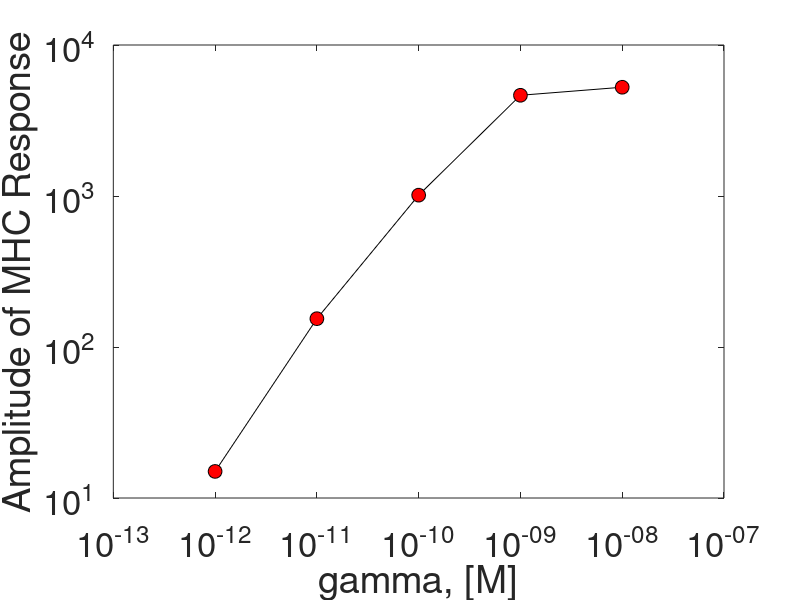
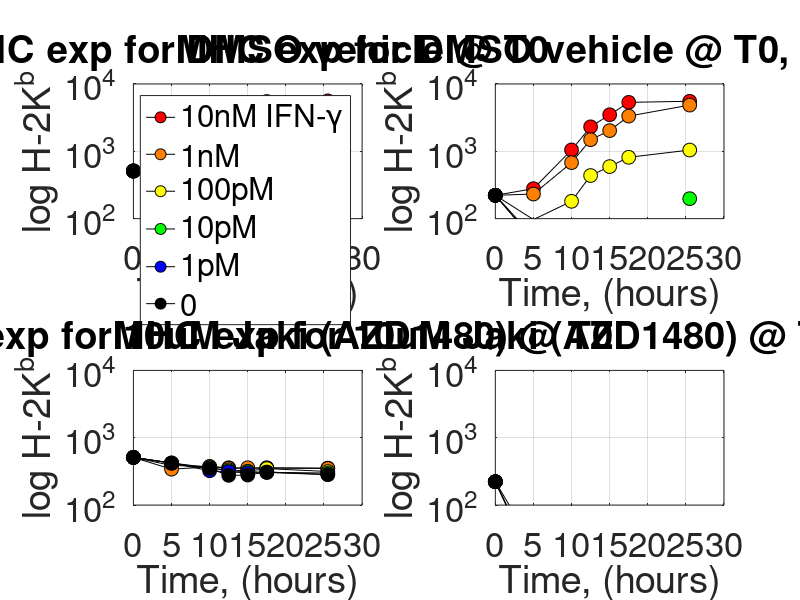
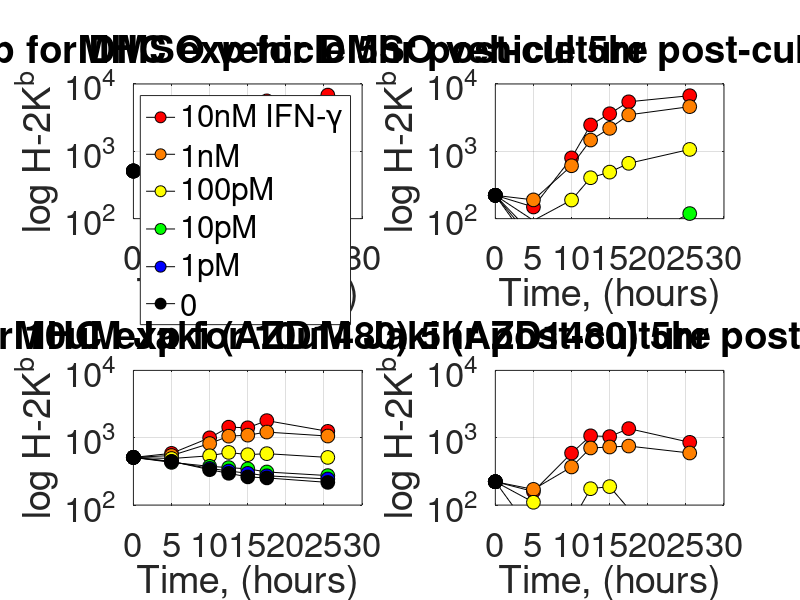
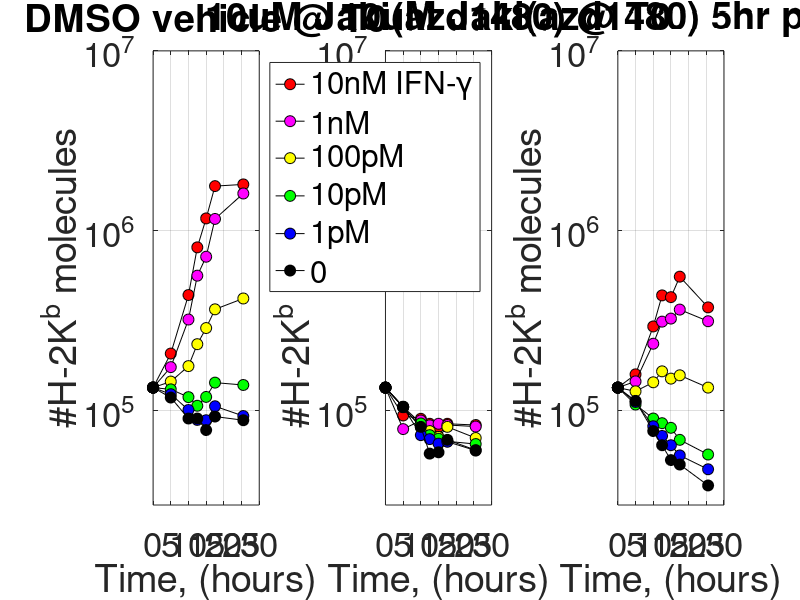

The MATLAB script that drew these images, in order: (Note: a time limit stopped this script after it produced the figures.)
%% B16 IFN-g stimulation 11.17.13

%Group 1: Vehicle (DMSO) added at T0
%Group 2: Vehicle added at 5hr post culture
%Group 3: Jaki (azd1480 - 10uM) added at T0
%Group 4: Jaki added at 5hr post culture

%% MHC up-regulation for different groups

time=[0 5 10 12.5 15 17.5 25.5];

gamma=[10e-9 1e-9 100e-12 10e-12 1e-12 0];

MHC_g1=[510  510  510  510  510  510
        734  633  543  501  477  461
        1441 1080 640  463  408  376
        2568 1818 815  425  371  376
        3674 2289 979  464  370  338
        5503 3651 1217 537  423  383
        5622 5016 1383 524  385  370]; %Group 1
    
MHC_g1_amp=MHC_g1(7,:)-min(MHC_g1(7,:));

figure()
plot(gamma, MHC_g1_amp, '-ko', 'markerfacecolor', 'r', 'markeredgecolor', 'k', 'markersize', 10)
set(gcf, 'color', 'w')
set(gca, 'Fontsize', 25, 'yscale', 'log', 'xscale' ,'log')
xlabel('gamma, [M]')
ylabel('Amplitude of MHC Response')

%Convert the fluorescence for APC into actual # of MHC molecules using the
%linear regression fitted to the APC calibration beads 
y_g1=MHC_g1;    
x_g1=(y_g1-99.6)/.003047;
MHC_g1_mol=x_g1;

Isotype_g1=[288 288 288 288 288 288   
         455 401 446 453 423 412
         392 401 459 417 451 454
         258 330 378 418 429 346 
         182 258 386 422 364 406
         167 316 402 558 574 501
         85  159 339 326 325 358]; %Isotype for Group 1
     
MHC_g3=[510 510 510 510 510 510
        387 341 419 421 420 420
        375 369 346 359 323 348
        358 353 335 323 312 276
        348 358 318 313 300 279
        358 354 348 306 305 310
        354 349 315 299 283 284]; %Group 3

y_g3=MHC_g3;    
x_g3=(y_g3-99.6)/.003047;
MHC_g3_mol=x_g3;
    
Isotype_g3=[288 288 288 288 288 288
            433 433 406 406 395 406
            444 453 439 473 442 421
            379 439 419 389 406 418
            437 421 411 428 432 439
            445 398 535 473 436 496
            437 451 481 415 433 456]; %Isotype for Group 3 
        
MHC_g2=[510  510  510  510 510 510
        611  573  515  452 466 451
        1174 1023 654  441 369 375
        2775 1814 760  407 362 357
        3829 2742 906  429 365 341
        5617 3749 1083 477 407 375
        6846 4821 1363 479 397 367]; %Group 2

y_g2=MHC_g2;    
x_g2=(y_g2-99.6)/.003047;
MHC_g2_mol=x_g2;
    
Isotype_g2=[288 288 288 288 288 288
            462 383 421 406 409 415
            376 413 465 457 414 415
            313 344 355 356 437 382
            214 551 415 400 423 483
            180 268 420 435 495 414
            147 216 296 360 348 413]; %Isotype for Group 2 
        
MHC_g4=[510  510  510 510 510 510
        586  544  491 430 441 446
        997  819  539 376 350 335
        1435 1054 605 360 321 296
        1405 1092 560 345 296 262
        1796 1213 580 310 272 253
        1245 1059 510 274 244 217]; %Group 4
    
y_g4=MHC_g4;    
x_g4=(y_g4-99.6)/.003047;
MHC_g4_mol=x_g4;
    
Isotype_g4=[288 288 288 288 288 288
            427 373 381 393 446 471
            407 451 483 455 435 456
            367 350 430 431 374 395
            365 364 372 359 446 417
            429 461 492 475 474 524
            390 466 442 453 446 412]; %Isotype for Group 4 
    

%Plot the MHC upregulation for group 3 and it's control (group 1) (Jaki or DMSO added @ T0)
figure() 
subplot(2,2,1)
hold on
plot(time, MHC_g1(:,1), '-ko', 'markeredgecolor', 'k', 'markerfacecolor', 'r', 'markersize', 10)
plot(time, MHC_g1(:,2), '-ko', 'markeredgecolor', 'k', 'markerfacecolor', [1 0.5 0], 'markersize', 10)
plot(time, MHC_g1(:,3), '-ko', 'markeredgecolor', 'k', 'markerfacecolor', 'y', 'markersize', 10)
plot(time, MHC_g1(:,4), '-ko', 'markeredgecolor', 'k', 'markerfacecolor', 'g', 'markersize', 10)
plot(time, MHC_g1(:,5), '-ko', 'markeredgecolor', 'k', 'markerfacecolor', 'b', 'markersize', 10)
plot(time, MHC_g1(:,6), '-ko', 'markeredgecolor', 'k', 'markerfacecolor', 'k', 'markersize', 10)
%plot(time, Isotype_g1, '-ko', 'markeredgecolor', 'k', 'markerfacecolor', 'w', 'markersize', 10)
set(gcf, 'color', 'w')
set(gca, 'Fontsize', 25, 'yscale', 'log', 'xgrid', 'on', 'ygrid', 'on', 'ylim', [1e2 1e4])
xlabel('Time, (hours)')
ylabel('log H-2K^b')
legend('10nM IFN-\gamma', '1nM', '100pM', '10pM', '1pM', '0', 'Isotype')
box on
title('MHC exp for DMSO vehicle @ T0')

MHC_g1_backg=MHC_g1-Isotype_g1;

subplot(2,2,2)
hold on
plot(time, MHC_g1_backg(:,1), '-ko', 'markeredgecolor', 'k', 'markerfacecolor', 'r', 'markersize', 10)
plot(time, MHC_g1_backg(:,2), '-ko', 'markeredgecolor', 'k', 'markerfacecolor', [1 0.5 0], 'markersize', 10)
plot(time, MHC_g1_backg(:,3), '-ko', 'markeredgecolor', 'k', 'markerfacecolor', 'y', 'markersize', 10)
plot(time, MHC_g1_backg(:,4), '-ko', 'markeredgecolor', 'k', 'markerfacecolor', 'g', 'markersize', 10)
plot(time, MHC_g1_backg(:,5), '-ko', 'markeredgecolor', 'k', 'markerfacecolor', 'b', 'markersize', 10)
plot(time, MHC_g1_backg(:,6), '-ko', 'markeredgecolor', 'k', 'markerfacecolor', 'k', 'markersize', 10)
set(gcf, 'color', 'w')
set(gca, 'Fontsize', 25, 'yscale', 'log', 'xgrid', 'on', 'ygrid', 'on', 'ylim', [1e2 1e4])
xlabel('Time, (hours)')
ylabel('log H-2K^b')
box on
title('MHC exp for DMSO vehicle @ T0, Isotype subtr')
subplot(2,2,3)
hold on
plot(time, MHC_g3(:,1), '-ko', 'markeredgecolor', 'k', 'markerfacecolor', 'r', 'markersize', 10)
plot(time, MHC_g3(:,2), '-ko', 'markeredgecolor', 'k', 'markerfacecolor', [1 0.5 0], 'markersize', 10)
plot(time, MHC_g3(:,3), '-ko', 'markeredgecolor', 'k', 'markerfacecolor', 'y', 'markersize', 10)
plot(time, MHC_g3(:,4), '-ko', 'markeredgecolor', 'k', 'markerfacecolor', 'g', 'markersize', 10)
plot(time, MHC_g3(:,5), '-ko', 'markeredgecolor', 'k', 'markerfacecolor', 'b', 'markersize', 10)
plot(time, MHC_g3(:,6), '-ko', 'markeredgecolor', 'k', 'markerfacecolor', 'k', 'markersize', 10)
%plot(time, Isotype_g3, '-ko', 'markeredgecolor', 'k', 'markerfacecolor', 'w', 'markersize', 10)
set(gcf, 'color', 'w')
set(gca, 'Fontsize', 25, 'yscale', 'log', 'xgrid', 'on', 'ygrid', 'on', 'ylim', [1e2 1e4])
xlabel('Time, (hours)')
ylabel('log H-2K^b')
box on
title('MHC exp for 10uM Jaki (AZD1480) @ T0')

MHC_g3_backg=MHC_g3-Isotype_g3;

subplot(2,2,4)
hold on
plot(time, MHC_g3_backg(:,1), '-ko', 'markeredgecolor', 'k', 'markerfacecolor', 'r', 'markersize', 10)
plot(time, MHC_g3_backg(:,2), '-ko', 'markeredgecolor', 'k', 'markerfacecolor', [1 0.5 0], 'markersize', 10)
plot(time, MHC_g3_backg(:,3), '-ko', 'markeredgecolor', 'k', 'markerfacecolor', 'y', 'markersize', 10)
plot(time, MHC_g3_backg(:,4), '-ko', 'markeredgecolor', 'k', 'markerfacecolor', 'g', 'markersize', 10)
plot(time, MHC_g3_backg(:,5), '-ko', 'markeredgecolor', 'k', 'markerfacecolor', 'b', 'markersize', 10)
plot(time, MHC_g3_backg(:,6), '-ko', 'markeredgecolor', 'k', 'markerfacecolor', 'k', 'markersize', 10)
set(gcf, 'color', 'w')
set(gca, 'Fontsize', 25, 'yscale', 'log', 'xgrid', 'on', 'ygrid', 'on', 'ylim', [1e2 1e4])
xlabel('Time, (hours)')
ylabel('log H-2K^b')
box on
title('MHC exp for 10uM Jaki (AZD1480) @ T0, Isotype subtr')

%Plot the MHC upregulation for group 4 and it's control (group 2) (Jaki or DMSO added 5 hours post culture)
figure()
subplot(2,2,1)
hold on
plot(time, MHC_g2(:,1), '-ko', 'markeredgecolor', 'k', 'markerfacecolor', 'r', 'markersize', 10)
plot(time, MHC_g2(:,2), '-ko', 'markeredgecolor', 'k', 'markerfacecolor', [1 0.5 0], 'markersize', 10)
plot(time, MHC_g2(:,3), '-ko', 'markeredgecolor', 'k', 'markerfacecolor', 'y', 'markersize', 10)
plot(time, MHC_g2(:,4), '-ko', 'markeredgecolor', 'k', 'markerfacecolor', 'g', 'markersize', 10)
plot(time, MHC_g2(:,5), '-ko', 'markeredgecolor', 'k', 'markerfacecolor', 'b', 'markersize', 10)
plot(time, MHC_g2(:,6), '-ko', 'markeredgecolor', 'k', 'markerfacecolor', 'k', 'markersize', 10)
%plot(time, Isotype_g2, '-ko', 'markeredgecolor', 'k', 'markerfacecolor', 'w', 'markersize', 10)
set(gcf, 'color', 'w')
set(gca, 'Fontsize', 25, 'yscale', 'log', 'xgrid', 'on', 'ygrid', 'on', 'ylim', [1e2 1e4])
xlabel('Time, (hours)')
ylabel('log H-2K^b')
legend('10nM IFN-\gamma', '1nM', '100pM', '10pM', '1pM', '0', 'Isotype')
box on
title('MHC exp for DMSO vehicle 5hr post-culture')

MHC_g2_backg=MHC_g2-Isotype_g2;

subplot(2,2,2)
hold on
plot(time, MHC_g2_backg(:,1), '-ko', 'markeredgecolor', 'k', 'markerfacecolor', 'r', 'markersize', 10)
plot(time, MHC_g2_backg(:,2), '-ko', 'markeredgecolor', 'k', 'markerfacecolor', [1 0.5 0], 'markersize', 10)
plot(time, MHC_g2_backg(:,3), '-ko', 'markeredgecolor', 'k', 'markerfacecolor', 'y', 'markersize', 10)
plot(time, MHC_g2_backg(:,4), '-ko', 'markeredgecolor', 'k', 'markerfacecolor', 'g', 'markersize', 10)
plot(time, MHC_g2_backg(:,5), '-ko', 'markeredgecolor', 'k', 'markerfacecolor', 'b', 'markersize', 10)
plot(time, MHC_g2_backg(:,6), '-ko', 'markeredgecolor', 'k', 'markerfacecolor', 'k', 'markersize', 10)
set(gcf, 'color', 'w')
set(gca, 'Fontsize', 25, 'yscale', 'log', 'xgrid', 'on', 'ygrid', 'on', 'ylim', [1e2 1e4])
xlabel('Time, (hours)')
ylabel('log H-2K^b')
box on
title('MHC exp for DMSO vehicle 5hr post-culture, Isotype subtr')
subplot(2,2,3)
hold on
plot(time, MHC_g4(:,1), '-ko', 'markeredgecolor', 'k', 'markerfacecolor', 'r', 'markersize', 10)
plot(time, MHC_g4(:,2), '-ko', 'markeredgecolor', 'k', 'markerfacecolor', [1 0.5 0], 'markersize', 10)
plot(time, MHC_g4(:,3), '-ko', 'markeredgecolor', 'k', 'markerfacecolor', 'y', 'markersize', 10)
plot(time, MHC_g4(:,4), '-ko', 'markeredgecolor', 'k', 'markerfacecolor', 'g', 'markersize', 10)
plot(time, MHC_g4(:,5), '-ko', 'markeredgecolor', 'k', 'markerfacecolor', 'b', 'markersize', 10)
plot(time, MHC_g4(:,6), '-ko', 'markeredgecolor', 'k', 'markerfacecolor', 'k', 'markersize', 10)
%plot(time, Isotype_g4, '-ko', 'markeredgecolor', 'k', 'markerfacecolor', 'w', 'markersize', 10)
set(gcf, 'color', 'w')
set(gca, 'Fontsize', 25, 'yscale', 'log', 'xgrid', 'on', 'ygrid', 'on', 'ylim', [1e2 1e4])
xlabel('Time, (hours)')
ylabel('log H-2K^b')
box on
title('MHC exp for 10uM Jaki (AZD1480) 5hr post-culture')

MHC_g4_backg=MHC_g4-Isotype_g4;

subplot(2,2,4)
hold on
plot(time, MHC_g4_backg(:,1), '-ko', 'markeredgecolor', 'k', 'markerfacecolor', 'r', 'markersize', 10)
plot(time, MHC_g4_backg(:,2), '-ko', 'markeredgecolor', 'k', 'markerfacecolor', [1 0.5 0], 'markersize', 10)
plot(time, MHC_g4_backg(:,3), '-ko', 'markeredgecolor', 'k', 'markerfacecolor', 'y', 'markersize', 10)
plot(time, MHC_g4_backg(:,4), '-ko', 'markeredgecolor', 'k', 'markerfacecolor', 'g', 'markersize', 10)
plot(time, MHC_g4_backg(:,5), '-ko', 'markeredgecolor', 'k', 'markerfacecolor', 'b', 'markersize', 10)
plot(time, MHC_g4_backg(:,6), '-ko', 'markeredgecolor', 'k', 'markerfacecolor', 'k', 'markersize', 10)
set(gcf, 'color', 'w')
set(gca, 'Fontsize', 25, 'yscale', 'log', 'xgrid', 'on', 'ygrid', 'on', 'ylim', [1e2 1e4])
xlabel('Time, (hours)')
ylabel('log H-2K^b')
box on
title('MHC exp for 10uM Jaki (AZD1480) 5hr post-culture, Isotype subtr')

tsehvah=['r', 'm', 'y', 'g', 'b', 'k'];

figure()
subplot(1,3,1)
hold on
for i=[1 2 3 4 5 6]
    plot(time, MHC_g1_mol(:,i), '-ko', 'markerfacecolor', tsehvah(:,i), 'markersize', 8)
end
set(gcf, 'color', 'w')
set(gca, 'Fontsize', 25, 'yscale' ,'log', 'xgrid', 'on', 'ygrid', 'on', 'ylim', [3e4 1e7])
xlabel('Time, (hours)')
ylabel('#H-2K^b molecules')
box on
title('DMSO vehicle @ T0')
% subplot(2,2,2)
% hold on
% for i=[1 2 3 4 5 6]
%     plot(time, MHC_g2_mol(:,i), '-ko', 'markerfacecolor', tsehvah(:,i), 'markersize', 8)
% end
% set(gcf, 'color', 'w')
% set(gca, 'Fontsize', 25, 'yscale' ,'log', 'xgrid', 'on', 'ygrid', 'on')
% xlabel('Time, (hours)')
% ylabel('log #H-2K^b molecules')
% box on
% title('# of class I for DMSO vehicle 5hr post-culture')
subplot(1,3,2)
hold on
for i=[1 2 3 4 5 6]
    plot(time, MHC_g3_mol(:,i), '-ko', 'markerfacecolor', tsehvah(:,i), 'markersize', 8)
end
set(gcf, 'color', 'w')
set(gca, 'Fontsize', 25, 'yscale' ,'log', 'xgrid', 'on', 'ygrid', 'on', 'ylim', [3e4 1e7])
xlabel('Time, (hours)')
ylabel('#H-2K^b molecules')
box on
legend('10nM IFN-\gamma', '1nM', '100pM', '10pM', '1pM', '0')
title('10uM Jaki(azd1480) @ T0')
subplot(1,3,3)
hold on
for i=[1 2 3 4 5 6]
    plot(time, MHC_g4_mol(:,i), '-ko', 'markerfacecolor', tsehvah(:,i), 'markersize', 8)
end
set(gcf, 'color', 'w')
set(gca, 'Fontsize', 25, 'yscale' ,'log', 'xgrid', 'on', 'ygrid', 'on', 'ylim', [3e4 1e7])
xlabel('Time, (hours)')
ylabel('#H-2K^b molecules')
box on
title('10uM Jaki(azd1480) 5hr post-culture')
    
%% 
%Find the fold upregulation of MHC for each group by subtracting the
%isotype and then dividing by T0

MHC_g1=MHC_g1./222;
MHC_g2=MHC_g2./222;
MHC_g3=MHC_g3./222;
MHC_g4=MHC_g4./222;

figure()
subplot(2,2,1)
hold on
plot(time, MHC_g1(:,1), '-ko', 'markeredgecolor', 'k', 'markerfacecolor', 'r', 'markersize', 10)
plot(time, MHC_g1(:,2), '-ko', 'markeredgecolor', 'k', 'markerfacecolor', [1 0.5 0], 'markersize', 10)
plot(time, MHC_g1(:,3), '-ko', 'markeredgecolor', 'k', 'markerfacecolor', 'y', 'markersize', 10)
plot(time, MHC_g1(:,4), '-ko', 'markeredgecolor', 'k', 'markerfacecolor', 'g', 'markersize', 10)
plot(time, MHC_g1(:,5), '-ko', 'markeredgecolor', 'k', 'markerfacecolor', 'b', 'markersize', 10)
plot(time, MHC_g1(:,6), '-ko', 'markeredgecolor', 'k', 'markerfacecolor', 'k', 'markersize', 10)
set(gcf, 'color', 'w')
set(gca, 'Fontsize', 25,'xgrid', 'on', 'ygrid', 'on', 'ylim', [-5 35])
legend('10nM IFN-\gamma', '1nM', '100pM', '10pM', '1pM', '0')
xlabel('Time, (hours)')
ylabel('fold H-2K^b up-regulation')
box on
title('Fold up-regulation of MHC for DMSO @ T0')
subplot(2,2,2)
hold on
plot(time, MHC_g3(:,1), '-ko', 'markeredgecolor', 'k', 'markerfacecolor', 'r', 'markersize', 10)
plot(time, MHC_g3(:,2), '-ko', 'markeredgecolor', 'k', 'markerfacecolor', [1 0.5 0], 'markersize', 10)
plot(time, MHC_g3(:,3), '-ko', 'markeredgecolor', 'k', 'markerfacecolor', 'y', 'markersize', 10)
plot(time, MHC_g3(:,4), '-ko', 'markeredgecolor', 'k', 'markerfacecolor', 'g', 'markersize', 10)
plot(time, MHC_g3(:,5), '-ko', 'markeredgecolor', 'k', 'markerfacecolor', 'b', 'markersize', 10)
plot(time, MHC_g3(:,6), '-ko', 'markeredgecolor', 'k', 'markerfacecolor', 'k', 'markersize', 10)
set(gcf, 'color', 'w')
set(gca, 'Fontsize', 25,'xgrid', 'on', 'ygrid', 'on', 'ylim', [-5 10])
xlabel('Time, (hours)')
ylabel('fold H-2K^b up-regulation')
box on
title('Fold up-regulation of MHC for 10uM Jaki (azd1480) @ T0')
subplot(2,2,3)
hold on
plot(time, MHC_g2(:,1), '-ko', 'markeredgecolor', 'k', 'markerfacecolor', 'r', 'markersize', 10)
plot(time, MHC_g2(:,2), '-ko', 'markeredgecolor', 'k', 'markerfacecolor', [1 0.5 0], 'markersize', 10)
plot(time, MHC_g2(:,3), '-ko', 'markeredgecolor', 'k', 'markerfacecolor', 'y', 'markersize', 10)
plot(time, MHC_g2(:,4), '-ko', 'markeredgecolor', 'k', 'markerfacecolor', 'g', 'markersize', 10)
plot(time, MHC_g2(:,5), '-ko', 'markeredgecolor', 'k', 'markerfacecolor', 'b', 'markersize', 10)
plot(time, MHC_g2(:,6), '-ko', 'markeredgecolor', 'k', 'markerfacecolor', 'k', 'markersize', 10)
set(gcf, 'color', 'w')
set(gca, 'Fontsize', 25,'xgrid', 'on', 'ygrid', 'on', 'ylim', [-5 35])
xlabel('Time, (hours)')
ylabel('fold H-2K^b up-regulation')
box on
title('Fold up-regulation of MHC for DMSO 5hr post-culture')
subplot(2,2,4)
hold on
plot(time, MHC_g4(:,1), '-ko', 'markeredgecolor', 'k', 'markerfacecolor', 'r', 'markersize', 10)
plot(time, MHC_g4(:,2), '-ko', 'markeredgecolor', 'k', 'markerfacecolor', [1 0.5 0], 'markersize', 10)
plot(time, MHC_g4(:,3), '-ko', 'markeredgecolor', 'k', 'markerfacecolor', 'y', 'markersize', 10)
plot(time, MHC_g4(:,4), '-ko', 'markeredgecolor', 'k', 'markerfacecolor', 'g', 'markersize', 10)
plot(time, MHC_g4(:,5), '-ko', 'markeredgecolor', 'k', 'markerfacecolor', 'b', 'markersize', 10)
plot(time, MHC_g4(:,6), '-ko', 'markeredgecolor', 'k', 'markerfacecolor', 'k', 'markersize', 10)
set(gcf, 'color', 'w')
set(gca, 'Fontsize', 25,'xgrid', 'on', 'ygrid', 'on', 'ylim', [-5 10])
xlabel('Time, (hours)')
ylabel('fold H-2K^b up-regulation')
box on
title('Fold up-regulation of MHC for 10uM Jaki (azd1480) 5hr post-culture')
%% Expression of IFN-gR alpha and beta for different groups

alpha_g1=[1269 1269 1269 1269 1269 1269
          1492 1388 1481 1508 1478 1482
          1410 1419 1489 1384 1483 1499
          1309 1375 1343 1398 1443 1281
          1186 1321 1450 1436 1288 1357
          1298 1447 1389 1562 1563 1337
          1192 1415 1419 1361 1650 1353]; %Group 1 - alpha chain expression

%Convert the fluorescence for FITC into actual # of alpha chain molecules using the
%linear regression fitted to the FITC calibration beads 
y_g1_a=alpha_g1;    
x_g1_a=(y_g1_a-738.8)/.08539;
alpha_g1_mol=x_g1_a;
      
beta_g1=[299 299 299 299 299 299
         251 280 420 461 433 410
         199 334 447 427 458 457
         156 325 400 433 418 346
         175 298 387 419 359 417
         286 466 451 582 595 474
         181 329 337 280 243 336]; %Group 1 - beta chain expression
     
%Convert the fluorescence for Pe into actual # of beta chain molecules using the
%linear regression fitted to the Pe calibration beads 
y_g1_b=beta_g1;    
x_g1_b=(y_g1_b-139.8)/.06696;
beta_g1_mol=x_g1_b;
     
alpha_g3=[1269 1269 1269 1269 1269 1269
          1560 1401 1452 1439 1418 1477
          1548 1493 1511 1540 1420 1415
          1342 1435 1369 1329 1372 1331
          1374 1339 1338 1369 1397 1374
          1413 1321 1527 1404 1351 1418
          1449 1522 1594 1468 1518 1584]; %group 3

y_g3_a=alpha_g3;    
x_g3_a=(y_g3_a-738.8)/.08539;
alpha_g3_mol=x_g3_a;
      
beta_g3=[299 299 299 299 299 299
         204 334 392 409 394 410
         239 412 421 473 420 439
         203 440 451 414 426 394
         264 401 418 430 446 466
         288 384 564 482 445 521
         271 406 441 377 410 434]; %Group 3
     
y_g3_b=beta_g3;    
x_g3_b=(y_g3_b-139.8)/.06696;
beta_g3_mol=x_g3_b;
     
alpha_g2=[1269 1269 1269 1269 1269 1269
          1490 1331 1463 1421 1445 1474
          1388 1462 1578 1534 1394 1403
          1405 1431 1313 1272 1422 1346
          1218 1568 1412 1353 1376 1456
          1297 1399 1392 1380 1448 1326
          1365 1483 1459 1532 1467 1445]; %group 2

y_g2_a=alpha_g2;    
x_g2_a=(y_g2_a-738.8)/.08539;
alpha_g2_mol=x_g2_a;
      
beta_g2=[299 299 299 299 299 299
         233 259 395 403 415 433
         190 329 455 470 405 431
         226 332 391 366 464 401
         220 702 431 403 430 485
         297 423 433 432 500 396
         344 412 290 308 309 384];  %group 2
     
y_g2_b=beta_g2;    
x_g2_b=(y_g2_b-139.8)/.06696;
beta_g2_mol=x_g2_b;

alpha_g4=[1269 1269 1269 1269 1269 1269
          1495 1366 1458 1456 1514 1580
          1531 1556 1623 1540 1439 1486
          1450 1358 1526 1522 1330 1394
          1384 1381 1400 1346 1463 1353
          1346 1376 1343 1326 1340 1411
          1343 1461 1456 1431 1474 1391];  %group 4

y_g4_a=alpha_g4;    
x_g4_a=(y_g4_a-738.8)/.08539;
alpha_g4_mol=x_g4_a;
      
beta_g4=[299 299 299 299 299 299
         198 249 349 393 474 506
         211 369 461 444 439 469 
         224 330 432 434 389 389
         239 369 362 365 463 437
         560 572 580 545 541 581
         374 474 445 450 449 397];  %group 4

y_g4_b=beta_g4;    
x_g4_b=(y_g4_b-139.8)/.06696;
beta_g4_mol=x_g4_b;
     
%Plot IFN-gammaR alpha and beta expression for groups 1 and 3
figure() 
subplot(2,2,1)
hold on
plot(time, alpha_g1(:,1), '-ko', 'markeredgecolor', 'k', 'markerfacecolor', 'r', 'markersize', 10)
plot(time, alpha_g1(:,2), '-ko', 'markeredgecolor', 'k', 'markerfacecolor', [1 0.5 0], 'markersize', 10)
plot(time, alpha_g1(:,3), '-ko', 'markeredgecolor', 'k', 'markerfacecolor', 'y', 'markersize', 10)
plot(time, alpha_g1(:,4), '-ko', 'markeredgecolor', 'k', 'markerfacecolor', 'g', 'markersize', 10)
plot(time, alpha_g1(:,5), '-ko', 'markeredgecolor', 'k', 'markerfacecolor', 'b', 'markersize', 10)
plot(time, alpha_g1(:,6), '-ko', 'markeredgecolor', 'k', 'markerfacecolor', 'k', 'markersize', 10)
set(gcf, 'color', 'w')
set(gca, 'Fontsize', 25, 'yscale', 'log', 'xgrid', 'on', 'ygrid', 'on', 'ylim', [1e3 1e4])
xlabel('Time, (hours)')
ylabel('log IFN-\gammaR\alpha')
legend('10nM IFN-\gamma', '1nM', '100pM', '10pM', '1pM', '0')
box on
title('\gammaR\alpha exp. for DMSO vehicle @ T0')
subplot(2,2,2)
hold on
plot(time, beta_g1(:,1), '-ko', 'markeredgecolor', 'k', 'markerfacecolor', 'r', 'markersize', 10)
plot(time, beta_g1(:,2), '-ko', 'markeredgecolor', 'k', 'markerfacecolor', [1 0.5 0], 'markersize', 10)
plot(time, beta_g1(:,3), '-ko', 'markeredgecolor', 'k', 'markerfacecolor', 'y', 'markersize', 10)
plot(time, beta_g1(:,4), '-ko', 'markeredgecolor', 'k', 'markerfacecolor', 'g', 'markersize', 10)
plot(time, beta_g1(:,5), '-ko', 'markeredgecolor', 'k', 'markerfacecolor', 'b', 'markersize', 10)
plot(time, beta_g1(:,6), '-ko', 'markeredgecolor', 'k', 'markerfacecolor', 'k', 'markersize', 10)
set(gcf, 'color', 'w')
set(gca, 'Fontsize', 25, 'yscale', 'log', 'xgrid', 'on', 'ygrid', 'on', 'ylim', [1e2 1e3])
xlabel('Time, (hours)')
ylabel('log IFN-\gammaR\beta')
box on
title('\gammaR\beta exp. for DMSO vehicle @ T0')
subplot(2,2,3)
hold on
plot(time, alpha_g3(:,1), '-ko', 'markeredgecolor', 'k', 'markerfacecolor', 'r', 'markersize', 10)
plot(time, alpha_g3(:,2), '-ko', 'markeredgecolor', 'k', 'markerfacecolor', [1 0.5 0], 'markersize', 10)
plot(time, alpha_g3(:,3), '-ko', 'markeredgecolor', 'k', 'markerfacecolor', 'y', 'markersize', 10)
plot(time, alpha_g3(:,4), '-ko', 'markeredgecolor', 'k', 'markerfacecolor', 'g', 'markersize', 10)
plot(time, alpha_g3(:,5), '-ko', 'markeredgecolor', 'k', 'markerfacecolor', 'b', 'markersize', 10)
plot(time, alpha_g3(:,6), '-ko', 'markeredgecolor', 'k', 'markerfacecolor', 'k', 'markersize', 10)
set(gcf, 'color', 'w')
set(gca, 'Fontsize', 25, 'yscale', 'log', 'xgrid', 'on', 'ygrid', 'on', 'ylim', [1e3 1e4])
xlabel('Time, (hours)')
ylabel('log IFN-\gammaR\alpha')
box on
title('\gammaR\alpha exp. for 10uM Jaki (AZD1480) @ T0')
subplot(2,2,4)
hold on
plot(time, beta_g3(:,1), '-ko', 'markeredgecolor', 'k', 'markerfacecolor', 'r', 'markersize', 10)
plot(time, beta_g3(:,2), '-ko', 'markeredgecolor', 'k', 'markerfacecolor', [1 0.5 0], 'markersize', 10)
plot(time, beta_g3(:,3), '-ko', 'markeredgecolor', 'k', 'markerfacecolor', 'y', 'markersize', 10)
plot(time, beta_g3(:,4), '-ko', 'markeredgecolor', 'k', 'markerfacecolor', 'g', 'markersize', 10)
plot(time, beta_g3(:,5), '-ko', 'markeredgecolor', 'k', 'markerfacecolor', 'b', 'markersize', 10)
plot(time, beta_g3(:,6), '-ko', 'markeredgecolor', 'k', 'markerfacecolor', 'k', 'markersize', 10)
set(gcf, 'color', 'w')
set(gca, 'Fontsize', 25, 'yscale', 'log', 'xgrid', 'on', 'ygrid', 'on', 'ylim', [1e2 1e3])
xlabel('Time, (hours)')
ylabel('log IFN-\gammaR\beta')
box on
title('\gammaR\beta exp. for 10uM Jaki (AZD1480) @ T0')

%Plot IFN-gammaR alpha and beta expression for groups 2 and 4
figure() 
subplot(2,2,1)
hold on
plot(time, alpha_g2(:,1), '-ko', 'markeredgecolor', 'k', 'markerfacecolor', 'r', 'markersize', 10)
plot(time, alpha_g2(:,2), '-ko', 'markeredgecolor', 'k', 'markerfacecolor', [1 0.5 0], 'markersize', 10)
plot(time, alpha_g2(:,3), '-ko', 'markeredgecolor', 'k', 'markerfacecolor', 'y', 'markersize', 10)
plot(time, alpha_g2(:,4), '-ko', 'markeredgecolor', 'k', 'markerfacecolor', 'g', 'markersize', 10)
plot(time, alpha_g2(:,5), '-ko', 'markeredgecolor', 'k', 'markerfacecolor', 'b', 'markersize', 10)
plot(time, alpha_g2(:,6), '-ko', 'markeredgecolor', 'k', 'markerfacecolor', 'k', 'markersize', 10)
set(gcf, 'color', 'w')
set(gca, 'Fontsize', 25, 'yscale', 'log', 'xgrid', 'on', 'ygrid', 'on', 'ylim', [1e3 1e4])
xlabel('Time, (hours)')
ylabel('log IFN-\gammaR\alpha')
box on
title('\gammaR\alpha exp. for DMSO vehicle 5hr post-culture')
subplot(2,2,2)
hold on
plot(time, beta_g2(:,1), '-ko', 'markeredgecolor', 'k', 'markerfacecolor', 'r', 'markersize', 10)
plot(time, beta_g2(:,2), '-ko', 'markeredgecolor', 'k', 'markerfacecolor', [1 0.5 0], 'markersize', 10)
plot(time, beta_g2(:,3), '-ko', 'markeredgecolor', 'k', 'markerfacecolor', 'y', 'markersize', 10)
plot(time, beta_g2(:,4), '-ko', 'markeredgecolor', 'k', 'markerfacecolor', 'g', 'markersize', 10)
plot(time, beta_g2(:,5), '-ko', 'markeredgecolor', 'k', 'markerfacecolor', 'b', 'markersize', 10)
plot(time, beta_g2(:,6), '-ko', 'markeredgecolor', 'k', 'markerfacecolor', 'k', 'markersize', 10)
set(gcf, 'color', 'w')
set(gca, 'Fontsize', 25, 'yscale', 'log', 'xgrid', 'on', 'ygrid', 'on', 'ylim', [1e2 1e3])
xlabel('Time, (hours)')
ylabel('log IFN-\gammaR\beta')
box on
title('\gammaR\beta exp. for DMSO vehicle 5hr post-culture')
subplot(2,2,3)
hold on
plot(time, alpha_g4(:,1), '-ko', 'markeredgecolor', 'k', 'markerfacecolor', 'r', 'markersize', 10)
plot(time, alpha_g4(:,2), '-ko', 'markeredgecolor', 'k', 'markerfacecolor', [1 0.5 0], 'markersize', 10)
plot(time, alpha_g4(:,3), '-ko', 'markeredgecolor', 'k', 'markerfacecolor', 'y', 'markersize', 10)
plot(time, alpha_g4(:,4), '-ko', 'markeredgecolor', 'k', 'markerfacecolor', 'g', 'markersize', 10)
plot(time, alpha_g4(:,5), '-ko', 'markeredgecolor', 'k', 'markerfacecolor', 'b', 'markersize', 10)
plot(time, alpha_g4(:,6), '-ko', 'markeredgecolor', 'k', 'markerfacecolor', 'k', 'markersize', 10)
set(gcf, 'color', 'w')
set(gca, 'Fontsize', 25, 'yscale', 'log', 'xgrid', 'on', 'ygrid', 'on', 'ylim', [1e3 1e4])
xlabel('Time, (hours)')
ylabel('log IFN-\gammaR\alpha')
box on
title('\gammaR\alpha exp. for 10uM Jaki (AZD1480) 5hr post-culture')
subplot(2,2,4)
hold on
plot(time, beta_g4(:,1), '-ko', 'markeredgecolor', 'k', 'markerfacecolor', 'r', 'markersize', 10)
plot(time, beta_g4(:,2), '-ko', 'markeredgecolor', 'k', 'markerfacecolor', [1 0.5 0], 'markersize', 10)
plot(time, beta_g4(:,3), '-ko', 'markeredgecolor', 'k', 'markerfacecolor', 'y', 'markersize', 10)
plot(time, beta_g4(:,4), '-ko', 'markeredgecolor', 'k', 'markerfacecolor', 'g', 'markersize', 10)
plot(time, beta_g4(:,5), '-ko', 'markeredgecolor', 'k', 'markerfacecolor', 'b', 'markersize', 10)
plot(time, beta_g4(:,6), '-ko', 'markeredgecolor', 'k', 'markerfacecolor', 'k', 'markersize', 10)
set(gcf, 'color', 'w')
set(gca, 'Fontsize', 25, 'yscale', 'log', 'xgrid', 'on', 'ygrid', 'on', 'ylim', [1e2 1e3])
xlabel('Time, (hours)')
ylabel('log IFN-\gammaR\beta')
box on
title('\gammaR\beta exp. for 10uM Jaki (AZD1480) 5hr post-culture')

figure()
subplot(2,2,1)
hold on
for i=[1 2 3 4 5 6]
    plot(time, alpha_g1_mol(:,i), '-ko', 'markerfacecolor', tsehvah(:,i), 'markersize', 8)
    plot(time, beta_g1_mol(:,i), '--kd', 'markerfacecolor', tsehvah(:,i), 'markersize', 8)
end
set(gcf, 'color', 'w')
set(gca, 'Fontsize', 25, 'yscale' ,'log', 'xgrid', 'on', 'ygrid', 'on', 'ylim', [1e2 1e5])
xlabel('Time, (hours)')
ylabel('log # molecules')
box on
title('# of \alpha and \beta R chains for DMSO vehicle @ T0')
subplot(2,2,2)
hold on
for i=[1 2 3 4 5 6]
    plot(time, alpha_g2_mol(:,i), '-ko', 'markerfacecolor', tsehvah(:,i), 'markersize', 8)
    plot(time, beta_g2_mol(:,i), '--kd', 'markerfacecolor', tsehvah(:,i), 'markersize', 8)
end
set(gcf, 'color', 'w')
set(gca, 'Fontsize', 25, 'yscale' ,'log', 'xgrid', 'on', 'ygrid', 'on', 'ylim', [1e2 1e5])
xlabel('Time, (hours)')
ylabel('log # molecules')
box on
title('# of \alpha and \beta R chains for DMSO vehicle 5hr post-culture')
subplot(2,2,3)
hold on
for i=[1 2 3 4 5 6]
    plot(time, alpha_g3_mol(:,i), '-ko', 'markerfacecolor', tsehvah(:,i), 'markersize', 8)
    plot(time, beta_g3_mol(:,i), '--kd', 'markerfacecolor', tsehvah(:,i), 'markersize', 8)
end
set(gcf, 'color', 'w')
set(gca, 'Fontsize', 25, 'yscale' ,'log', 'xgrid', 'on', 'ygrid', 'on', 'ylim', [1e2 1e5])
xlabel('Time, (hours)')
ylabel('log # molecules')
box on
title('# of \alpha and \beta R chains for 10uM Jaki(azd1480) @ T0')
subplot(2,2,4)
hold on
for i=[1 2 3 4 5 6]
    plot(time, alpha_g4_mol(:,i), '-ko', 'markerfacecolor', tsehvah(:,i), 'markersize', 8)
    plot(time, beta_g4_mol(:,i), '--kd', 'markerfacecolor', tsehvah(:,i), 'markersize', 8)
end
set(gcf, 'color', 'w')
set(gca, 'Fontsize', 25, 'yscale' ,'log', 'xgrid', 'on', 'ygrid', 'on', 'ylim', [1e2 1e5])
xlabel('Time, (hours)')
ylabel('log # molecules')
box on
title('# of \alpha and \beta R chains for 10uM Jaki(azd1480) 5hr post-culture')

%%

%Plot the hill slope over time

time=[5 10 12.5 15 17.5 25.5];

G1_hill=[0.5811	0.7839	0.8681	0.7666	0.9663	1.522];
G2_hill=[0.8536	0.8556	0.8691	1.069	1.075	1.088];
G4_hill=[0.7759	0.7945	0.7333	0.8965	0.7864	1.077];

figure()
hold on
plot(time, G1_hill, '-ko', 'markeredgecolor', 'k', 'markerfacecolor', 'r', 'markersize', 10)
plot(time, G2_hill, '-ko', 'markeredgecolor', 'k', 'markerfacecolor', 'b', 'markersize', 10)
plot(time, G4_hill, '-ko', 'markeredgecolor', 'k', 'markerfacecolor', 'y', 'markersize', 10)
set(gcf, 'color', 'w')
set(gca, 'Fontsize', 25, 'xgrid', 'on', 'ygrid', 'on', 'ylim', [0.5 2])
xlabel('Time, (hours)')
ylabel('Hill Coefficient for different \gamma over time')
legend('DMSO @T0', 'DMSO 5hr post-culture', 'Jaki 5 hr post-culture')
box on


%%

%pSTAT1 staining 
  %t  1  2  3   4  5    6
time=[5 10 12.5 15 17.5 25.5];
       %g  %1  %2  %3  %4  %5  %6
pSTAT1_g1=[586 428 290 299 305 322
           621 443 371 307 330 338
           498 399 395 354 346 351
           771 478 389 400 388 441
           830 542 417 350 412 378
          1062 585 394 354 357 362]; %Group 1
      

      %I am a motherfucking genius and it took me all day to figure this
      %shit out
Int_g1=zeros(5,6); %Make a matrix of appropriate size to hold your data
for t=[2 3 4 5 6] %time from 1:2 or 3 or 4, etc...
    Int_g1(t-1,:)=[trapz(time(1:t), pSTAT1_g1(1:t,:))]; %Do this integration and put it into your pre-defined matrix
end
    
%Convert the fluorescence for PE into actual # of pSTAT1 molecules using the
%linear regression fitted to the Pe calibration beads UNCOMPENSATED (b/c you didn't compensate this data b/c it was so simple.  Cells stained only with dapi and anti-pSTAT1 Pe) 
y_g1_p=pSTAT1_g1;    
x_g1_p=(y_g1_p-204)/.06676;
pSTAT1_g1_mol=x_g1_p;
         
pSTAT1_g2=[476 411 343 282 285 334
           650 455 349 344 344 361
           635 421 389 404 394 408
           644 538 436 399 411 474
           923 581 415 384 391 392
           945 624 459 395 494 404];%Group 2
       
Int_g2=zeros(5,6);
for t=[2 3 4 5 6]
    Int_g2(t-1,:)=[trapz(time(1:t), pSTAT1_g2(1:t,:))];
end
       
y_g2_p=pSTAT1_g2;    
x_g2_p=(y_g2_p-204)/.06676;
pSTAT1_g2_mol=x_g2_p;

pSTAT1_g3=[273 289 294 287 295 305
           324 340 387 331 354 355
           365 350 349 328 318 325
           371 363 362 356 358 370
           459 370 362 361 370 388
           388 389 412 392 496 436]; %Group 3
       
Int_g3=zeros(5,6);
for t=[2 3 4 5 6]
    Int_g3(t-1,:)=[trapz(time(1:t), pSTAT1_g3(1:t,:))];
end

y_g3_p=pSTAT1_g3;    
x_g3_p=(y_g3_p-204)/.06676;
pSTAT1_g3_mol=x_g3_p;
       
pSTAT1_g4=[477 382 320 310 314 301
           328 341 356 345 328 361
           355 353 308 317 317 345
           376 362 347 353 352 368
           450 454 394 365 441 394
           438 500 469 444 470 450]; %Group 4
       
Int_g4=zeros(5,6);
for t=[2 3 4 5 6]
    Int_g4(t-1,:)=[trapz(time(1:t), pSTAT1_g4(1:t,:))];
end

y_g4_p=pSTAT1_g4;    
x_g4_p=(y_g4_p-204)/.06676;
pSTAT1_g4_mol=x_g4_p;
           
tsehvah=['r', 'm', 'y', 'g', 'b', 'k'];

figure()
subplot(2,2,1)
hold on
for i=[1 2 3 4 5 6]
plot(time, pSTAT1_g1(:,i), '-ko', 'markerfacecolor', tsehvah(:,i), 'markersize', 8)
end
set(gcf, 'color', 'w')
set(gca, 'Fontsize', 25, 'xgrid', 'on', 'ygrid', 'on', 'yscale', 'log', 'ylim', [1e2 1100])
xlabel('Time, (hours)')
ylabel('log GMFI pSTAT1')
legend('10nM IFN-\gamma', '1nM', '100pM', '10pM', '1pM', '0')
title('pSTAT1 for DMSO @ T0')
box on
subplot(2,2,2)
hold on
for i=[1 2 3 4 5 6]
    plot(time, pSTAT1_g2(:,i), '-ko', 'markerfacecolor', tsehvah(:,i), 'markersize', 8)
end
set(gcf, 'color', 'w')
set(gca, 'Fontsize', 25, 'xgrid', 'on', 'ygrid', 'on', 'yscale', 'log', 'ylim', [1e2 1100])
xlabel('Time, (hours)')
ylabel('log GMFI pSTAT1')
title('pSTAT1 for DMSO 5 hr post-culture')
box on
subplot(2,2,3)
hold on
for i=[1 2 3 4 5 6]
    plot(time, pSTAT1_g3(:,i), '-ko', 'markerfacecolor', tsehvah(:,i), 'markersize', 8)
end
set(gcf, 'color', 'w')
set(gca, 'Fontsize', 25, 'xgrid', 'on', 'ygrid', 'on', 'yscale', 'log', 'ylim', [1e2 1100])
xlabel('Time, (hours)')
ylabel('log GMFI pSTAT1')
title('pSTAT1 for 10uM Jaki(azd1480) @ T0')
box on
subplot(2,2,4)
hold on
for i=[1 2 3 4 5 6]
    plot(time, pSTAT1_g4(:,i), '-ko', 'markerfacecolor', tsehvah(:,i), 'markersize', 8)
end
set(gcf, 'color', 'w')
set(gca, 'Fontsize', 25, 'xgrid', 'on', 'ygrid', 'on', 'yscale', 'log', 'ylim', [1e2 1100])
xlabel('Time, (hours)')
ylabel('log GMFI pSTAT1')
title('pSTAT1 for 10uM Jaki(azd1480) 5 hr post-culture')
box on

%Plot actual # of molecules
figure()
subplot(2,2,1)
hold on
for i=[1 2 3 4 5 6]
plot(time, pSTAT1_g1_mol(:,i), '-ko', 'markerfacecolor', tsehvah(:,i), 'markersize', 8)
end
set(gcf, 'color', 'w')
set(gca, 'Fontsize', 25, 'xgrid', 'on', 'ygrid', 'on', 'yscale', 'log', 'ylim', [1e3 1e5])
xlabel('Time, (hours)')
ylabel('log # pSTAT1 molecules')
title('pSTAT1 for DMSO @ T0')
box on
subplot(2,2,2)
hold on
for i=[1 2 3 4 5 6]
    plot(time, pSTAT1_g2_mol(:,i), '-ko', 'markerfacecolor', tsehvah(:,i), 'markersize', 8)
end
set(gcf, 'color', 'w')
set(gca, 'Fontsize', 25, 'xgrid', 'on', 'ygrid', 'on', 'yscale', 'log', 'ylim', [1e3 1e5])
xlabel('Time, (hours)')
ylabel('log # pSTAT1 molecules')
title('pSTAT1 for DMSO 5 hr post-culture')
box on
subplot(2,2,3)
hold on
for i=[1 2 3 4 5 6]
    plot(time, pSTAT1_g3_mol(:,i), '-ko', 'markerfacecolor', tsehvah(:,i), 'markersize', 8)
end
set(gcf, 'color', 'w')
set(gca, 'Fontsize', 25, 'xgrid', 'on', 'ygrid', 'on', 'yscale', 'log', 'ylim', [1e3 1e5])
xlabel('Time, (hours)')
ylabel('log # pSTAT1 molecules')
title('pSTAT1 for 10uM Jaki(azd1480) @ T0')
box on
subplot(2,2,4)
hold on
for i=[1 2 3 4 5 6]
    plot(time, pSTAT1_g4_mol(:,i), '-ko', 'markerfacecolor', tsehvah(:,i), 'markersize', 8)
end
set(gcf, 'color', 'w')
set(gca, 'Fontsize', 25, 'xgrid', 'on', 'ygrid', 'on', 'yscale', 'log', 'ylim', [1e3 1e5])
xlabel('Time, (hours)')
ylabel('log # pSTAT1 molecules')
title('pSTAT1 for 10uM Jaki(azd1480) 5 hr post-culture')
box on

%%
%plot the pSTAT1 over time when Jaki background is subtracted out


%Plot MHC versus the integral of pSTAT1 over time
figure()
subplot(2,2,1)
    plot(Int_g1, MHC_g1(2:6,:),  '-o', 'markersize', 8)
set(gcf, 'color', 'w')
set(gca, 'Fontsize', 25, 'xgrid', 'on', 'ygrid', 'on', 'yscale', 'log', 'xscale', 'log')
ylabel('log H-2K^b')
xlabel('log \int pSTAT1 at each t')
legend('10nM IFN-\gamma', '1nM', '100pM', '10pM', '1pM', '0')
box on
title('DMSO @ T0')
subplot(2,2,2)
    plot(Int_g2, MHC_g2(2:6,:),  '-o', 'markersize', 8)
set(gcf, 'color', 'w')
set(gca, 'Fontsize', 25, 'xgrid', 'on', 'ygrid', 'on', 'yscale', 'log', 'xscale', 'log')
ylabel('log H-2K^b')
xlabel('log \int pSTAT1 at each t')
box on
title('DMSO 5hr post-culture')
subplot(2,2,3)
    plot(Int_g3, MHC_g3(2:6,:),  '-o', 'markersize', 8)
set(gcf, 'color', 'w')
set(gca, 'Fontsize', 25, 'xgrid', 'on', 'ygrid', 'on', 'yscale', 'log', 'xscale', 'log', 'xlim', [1e3 1e5], 'ylim', [1e2 1e4])
ylabel('log H-2K^b')
xlabel('log \int pSTAT1 at each t')
box on
title('10uM Jaki(azd1480) @ T0')
subplot(2,2,4)
    plot(Int_g4, MHC_g4(2:6,:),  '-o', 'markersize', 8)
set(gcf, 'color', 'w')
set(gca, 'Fontsize', 25, 'xgrid', 'on', 'ygrid', 'on', 'yscale', 'log', 'xscale', 'log', 'xlim', [1e3 1e5])
ylabel('log H-2K^b')
xlabel('log \int pSTAT1 at each t')
box on
title('10uM Jaki(azd1480) 5hr post-culture')

figure()
hold on
plot(Int_g1, MHC_g1(2:6,:),  'o', 'markeredgecolor', 'k', 'markerfacecolor', 'k', 'markersize', 8)
plot(Int_g2, MHC_g2(2:6,:),  'o', 'markeredgecolor', 'k', 'markerfacecolor', 'r', 'markersize', 8)
plot(Int_g3, MHC_g3(2:6,:),  'o', 'markeredgecolor', 'k', 'markerfacecolor', 'y', 'markersize', 8)
plot(Int_g4, MHC_g4(2:6,:),  'o', 'markeredgecolor', 'k', 'markerfacecolor', 'b', 'markersize', 8)
set(gcf, 'color', 'w')
set(gca, 'Fontsize', 25, 'xgrid', 'on', 'ygrid', 'on', 'yscale', 'log', 'xscale', 'log', 'xlim', [1e3 3e4])
ylabel('log H-2K^b')
xlabel('log \int pSTAT1 at each t')
box on
title('Overlaid')


%Subtract out the Jaki background
Int_g1_backg=Int_g1-Int_g3;
Int_g2_backg=Int_g2-Int_g3;
Int_g4_backg=Int_g4-Int_g3;


figure()
subplot(2,2,1)
plot(Int_g1_backg, MHC_g1(2:6,:), 'o', 'markeredgecolor', 'k', 'markerfacecolor', 'm', 'markersize', 8)
set(gcf, 'color', 'w')
set(gca, 'Fontsize', 25, 'xgrid', 'on', 'ygrid', 'on', 'yscale', 'log', 'xscale', 'log')
ylabel('log H-2K^b')
xlabel('log \int pSTAT1 at each t')
box on
title('DMSO @ T0, background subtr')
subplot(2,2,2)
    plot(Int_g2_backg, MHC_g2(2:6,:), 'o', 'markeredgecolor', 'k', 'markerfacecolor', 'y', 'markersize', 8)
set(gcf, 'color', 'w')
set(gca, 'Fontsize', 25, 'xgrid', 'on', 'ygrid', 'on', 'yscale', 'log', 'xscale', 'log')
ylabel('log H-2K^b')
xlabel('log \int pSTAT1 at each t')
box on
title('DMSO 5hr post-culture, background subtr')
subplot(2,2,3)
    plot(Int_g4_backg, MHC_g4(2:6,:), 'o', 'markeredgecolor', 'k', 'markerfacecolor', 'b', 'markersize', 8)
set(gcf, 'color', 'w')
set(gca, 'Fontsize', 25, 'xgrid', 'on', 'ygrid', 'on', 'yscale', 'log', 'xscale', 'log')
ylabel('log H-2K^b')
xlabel('log \int pSTAT1 at each t')
box on
title('10uM Jaki(azd1480) 5hr post-culture, background subtr')
subplot(2,2,4)
hold on
plot(Int_g1_backg, MHC_g1(2:6,:), 'o', 'markeredgecolor', 'k', 'markerfacecolor', 'm', 'markersize', 8)
plot(Int_g2_backg, MHC_g2(2:6,:), 'o', 'markeredgecolor', 'k', 'markerfacecolor', 'y', 'markersize', 8)
plot(Int_g4_backg, MHC_g4(2:6,:), 'o', 'markeredgecolor', 'k', 'markerfacecolor', 'b', 'markersize', 8)
set(gcf, 'color', 'w')
set(gca, 'Fontsize', 25, 'xgrid', 'on', 'ygrid', 'on', 'yscale', 'log', 'xscale', 'log')
ylabel('log H-2K^b')
xlabel('log \int pSTAT1 at each t')
box on
title('Overlaid')
